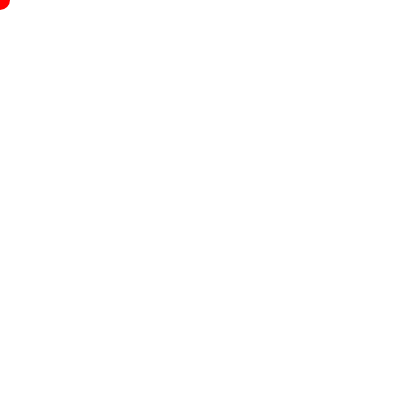
Frame 1 (no input)
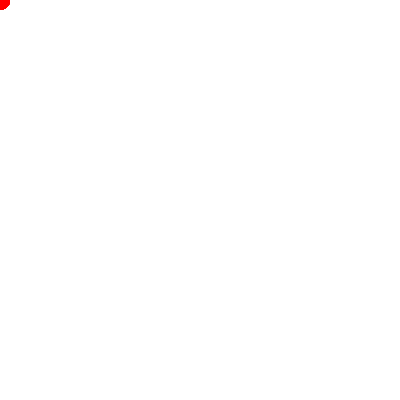
Frame 60 (no input)
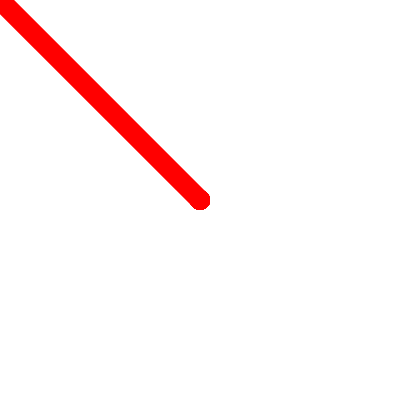
Frame 120 (the mouse pressed at the canvas centre since frame 60)

The p5.js sketch that drew these frames (run headless with seeded random() and noise() and a simulated clock; from frame 60 on, the mouse is pressed at the canvas centre):

// p5.js sketch
// ── sketch.js
var strokeColor = 'red';
var easer = 'white'

function setup() {
  createCanvas(400,400);
}

function draw() {
  if (mouseIsPressed); {
    strokeWeight(20);
  stroke(strokeColor);
  line(pmouseX,pmouseY,mouseX,mouseY);
}
}

function keyTyped() {
  if (key === 'b') {
  strokeColor = '#CC0BE8';
  } else if (key === 'r') {
  strokeColor = '#FF1E0C';
} else if (key === 'e') {
  strokeColor = easer
  weight = 20 
    

}
}
